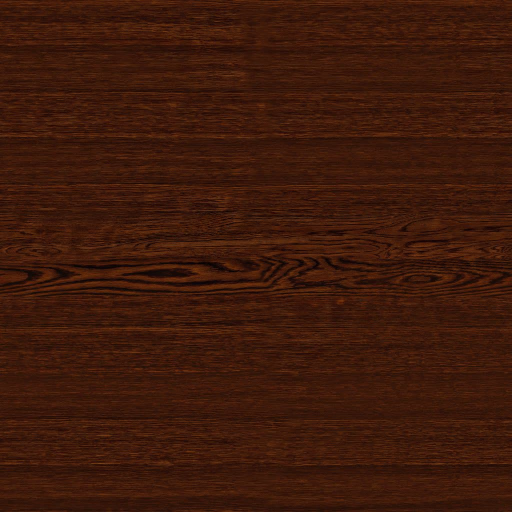
#> input picture quickshell/.config/quickshell/turntable/wood.jpg, 1024 x 1024 px (shown at 1/2 size)
$ python sample-accent.py ../turntable/wood.jpg
#> lines starting #> are read from the running program, lines starting #| are printed output that depends on the picture
#!/usr/bin/env python3
"""Print the dominant readable colour from an image as #rrggbb."""

import argparse
import sys


def main():
    parser = argparse.ArgumentParser()
    parser.add_argument("--threshold", type=int, default=24)
    parser.add_argument("path")
    args = parser.parse_args()

    try:
        from PIL import Image
    except ImportError:
        print("sample-accent: Pillow not installed, using theme accent",
              file=sys.stderr)
        return 1

    try:
        img = Image.open(args.path)
#> img is the input picture: PIL image 1024x1024 RGB; mean R, G, B 61.7, 25.3, 10.4
        if img.format == "JPEG":
            img.draft("RGB", (64, 64))
        rgb = img.convert("RGB")
    except (FileNotFoundError, OSError) as exc:
        print(f"sample-accent: unreadable image: {exc}", file=sys.stderr)
        return 1

    rgb.thumbnail((64, 64))
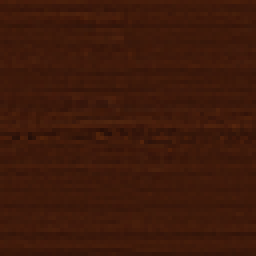
#> rgb: PIL image 64x64 RGB (shown 4 times larger); mean R, G, B 61.7, 25.3, 10.4
    quantized = rgb.quantize(16)
    colors = quantized.getcolors(16 * 16)
#> colors = [(239, 0), (321, 1), (179, 2), (315, 3), (309, 4), (369, 5), (364, 6), (124, 7), (365, 8), (66, 9), (287, 10), (165, 11), (277, 12), (271, 13), (209, 14), (236, 15)]
    if not colors:
        print("sample-accent: no colours found", file=sys.stderr)
        return 1

    dominant = max(colors, key=lambda item: item[0])[1]
#> dominant = 5
    if isinstance(dominant, int):
        dominant = quantized.getpalette()[dominant * 3:dominant * 3 + 3]
#> dominant = [63, 26, 10]
    red, green, blue = dominant
#> red = 63; green = 26; blue = 10
    luminance = 0.2126 * red + 0.7152 * green + 0.0722 * blue
#> luminance = 32.71
    if luminance < args.threshold or luminance > 255 - args.threshold:
        print("sample-accent: colour rejected by threshold", file=sys.stderr)
        return 1

    print(f"#{red:02x}{green:02x}{blue:02x}")
#| #3f1a0a
    return 0


if __name__ == "__main__":
    sys.exit(main())
#> (the program exits here)
